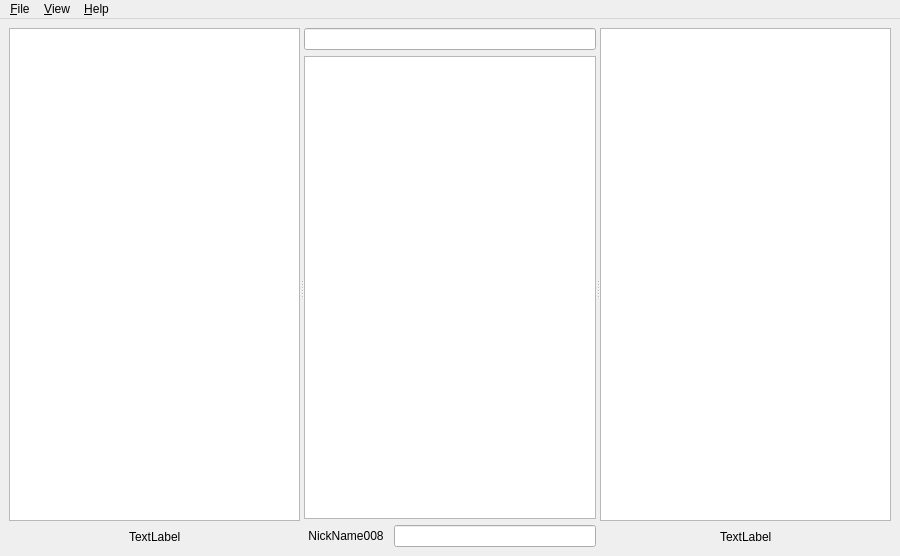
<?xml version="1.0" encoding="UTF-8"?>
<ui version="4.0">
 <class>MainWindow</class>
 <widget class="QMainWindow" name="MainWindow">
  <property name="geometry">
   <rect>
    <x>0</x>
    <y>0</y>
    <width>900</width>
    <height>556</height>
   </rect>
  </property>
  <property name="windowTitle">
   <string>LuxIRC</string>
  </property>
  <widget class="QWidget" name="centralwidget">
   <property name="enabled">
    <bool>true</bool>
   </property>
   <property name="autoFillBackground">
    <bool>false</bool>
   </property>
   <layout class="QVBoxLayout" name="verticalLayout_4">
    <item>
     <widget class="QSplitter" name="splitter">
      <property name="autoFillBackground">
       <bool>false</bool>
      </property>
      <property name="orientation">
       <enum>Qt::Horizontal</enum>
      </property>
      <widget class="QWidget" name="">
       <layout class="QVBoxLayout" name="verticalLayout_2">
        <item>
         <widget class="QTreeWidget" name="servChanTree">
          <attribute name="headerVisible">
           <bool>false</bool>
          </attribute>
          <column>
           <property name="text">
            <string notr="true">1</string>
           </property>
          </column>
         </widget>
        </item>
        <item>
         <layout class="QHBoxLayout" name="horizontalLayout_2">
          <item>
           <spacer name="horizontalSpacer">
            <property name="orientation">
             <enum>Qt::Horizontal</enum>
            </property>
            <property name="sizeHint" stdset="0">
             <size>
              <width>40</width>
              <height>20</height>
             </size>
            </property>
           </spacer>
          </item>
          <item>
           <widget class="QLabel" name="lagLbl">
            <property name="text">
             <string>TextLabel</string>
            </property>
           </widget>
          </item>
          <item>
           <spacer name="horizontalSpacer_2">
            <property name="orientation">
             <enum>Qt::Horizontal</enum>
            </property>
            <property name="sizeHint" stdset="0">
             <size>
              <width>40</width>
              <height>20</height>
             </size>
            </property>
           </spacer>
          </item>
         </layout>
        </item>
       </layout>
      </widget>
      <widget class="QWidget" name="layoutWidget">
       <layout class="QVBoxLayout" name="verticalLayout">
        <item>
         <widget class="QLineEdit" name="topicLE">
          <property name="enabled">
           <bool>true</bool>
          </property>
          <property name="readOnly">
           <bool>true</bool>
          </property>
         </widget>
        </item>
        <item>
         <widget class="QTextEdit" name="outputTE">
          <property name="sizePolicy">
           <sizepolicy hsizetype="MinimumExpanding" vsizetype="Expanding">
            <horstretch>0</horstretch>
            <verstretch>0</verstretch>
           </sizepolicy>
          </property>
          <property name="readOnly">
           <bool>true</bool>
          </property>
          <property name="acceptRichText">
           <bool>false</bool>
          </property>
         </widget>
        </item>
        <item>
         <layout class="QHBoxLayout" name="horizontalLayout">
          <item>
           <widget class="QPushButton" name="changeNickBtn">
            <property name="text">
             <string>NickName008</string>
            </property>
            <property name="flat">
             <bool>true</bool>
            </property>
           </widget>
          </item>
          <item>
           <widget class="QLineEdit" name="inputLE"/>
          </item>
         </layout>
        </item>
       </layout>
      </widget>
      <widget class="QWidget" name="">
       <layout class="QVBoxLayout" name="verticalLayout_3">
        <item>
         <widget class="QListWidget" name="nickList"/>
        </item>
        <item>
         <layout class="QHBoxLayout" name="horizontalLayout_3">
          <item>
           <spacer name="horizontalSpacer_4">
            <property name="orientation">
             <enum>Qt::Horizontal</enum>
            </property>
            <property name="sizeHint" stdset="0">
             <size>
              <width>40</width>
              <height>20</height>
             </size>
            </property>
           </spacer>
          </item>
          <item>
           <widget class="QLabel" name="userCountLbl">
            <property name="text">
             <string>TextLabel</string>
            </property>
           </widget>
          </item>
          <item>
           <spacer name="horizontalSpacer_3">
            <property name="orientation">
             <enum>Qt::Horizontal</enum>
            </property>
            <property name="sizeHint" stdset="0">
             <size>
              <width>40</width>
              <height>20</height>
             </size>
            </property>
           </spacer>
          </item>
         </layout>
        </item>
       </layout>
      </widget>
     </widget>
    </item>
   </layout>
  </widget>
  <widget class="QMenuBar" name="menuBar">
   <property name="geometry">
    <rect>
     <x>0</x>
     <y>0</y>
     <width>900</width>
     <height>19</height>
    </rect>
   </property>
   <widget class="QMenu" name="menuFile">
    <property name="title">
     <string>&amp;File</string>
    </property>
    <addaction name="openNetworkDlgAction"/>
    <addaction name="separator"/>
    <addaction name="exitAction"/>
   </widget>
   <widget class="QMenu" name="menuView">
    <property name="title">
     <string>&amp;View</string>
    </property>
   </widget>
   <widget class="QMenu" name="menuHelp">
    <property name="title">
     <string>&amp;Help</string>
    </property>
    <addaction name="aboutAction"/>
   </widget>
   <addaction name="menuFile"/>
   <addaction name="menuView"/>
   <addaction name="menuHelp"/>
  </widget>
  <action name="openNetworkDlgAction">
   <property name="text">
    <string>&amp;Network List</string>
   </property>
  </action>
  <action name="exitAction">
   <property name="text">
    <string>E&amp;xit</string>
   </property>
  </action>
  <action name="aboutAction">
   <property name="text">
    <string>About</string>
   </property>
  </action>
 </widget>
 <resources/>
 <connections/>
</ui>
